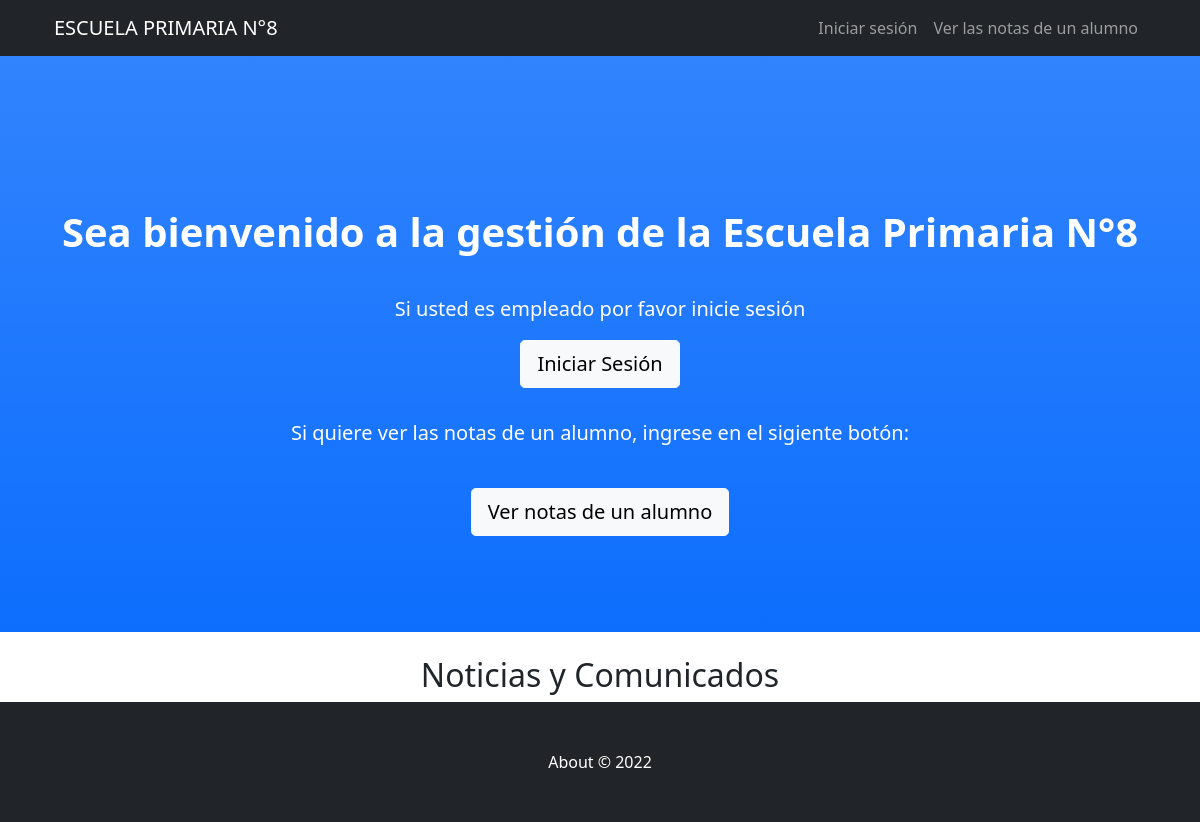
The app's page /, older data.
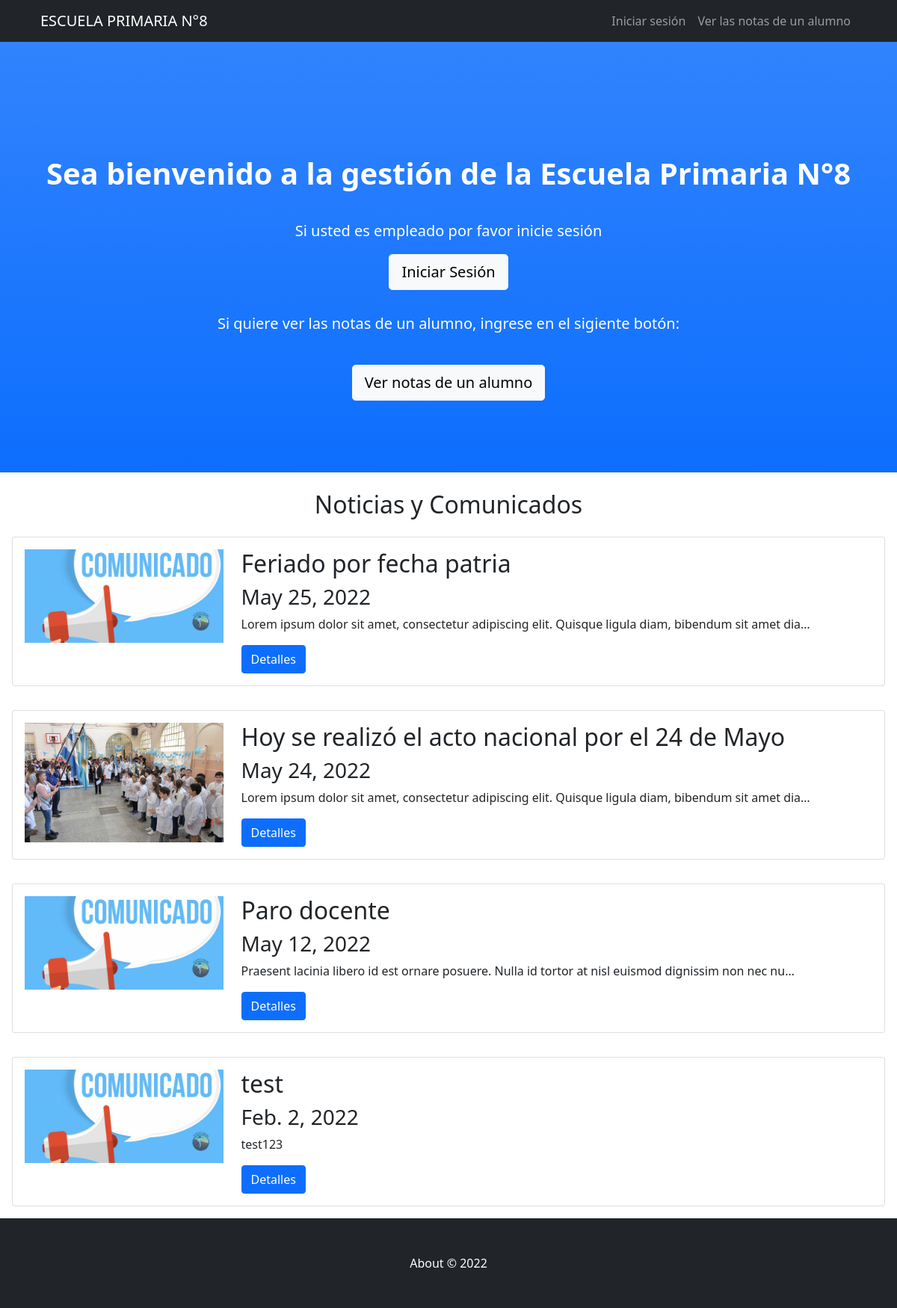
The same page, newer data.
### Blog/models.py (models this page shows)
class Post(models.Model):
    title = models.CharField(max_length=100)
    description = models.TextField()
    image = models.ImageField(upload_to='blog/images')
    date = models.DateField(datetime.date.today)

### AppZero/views.py (the view)
# urls.py: path('', views.inicio, name="Inicio"),
def inicio(request):
    posts = Post.objects.all().order_by('-date')
    return render(request, "AppZero/inicio.html", {'posts': posts})

### AppZero/Templates/AppZero/inicio.html (shortened to what this page needs)
{% extends "AppZero/padre.html" %}
{% load static %}
{% block contenidoAdicional %}
{% if request.user.is_authenticated %}
        <header class="bg-primary bg-gradient text-white ">
        <div class="container px-4 text-center">
            {% if request.user.userprofile.cargo == 'Docente' %}
                <h1 class="fw-bolder ">Sea bienvenido/a {{ user.get_username }}</h1>
                <p>Usted tiene permiso de Docente: puede modificar las notas de los alumnos</p>
                <a class="btn btn-lg btn-light" href="{% url 'VerGrados' %}">Modificar las notas de los alumnos</a>
            {% endif %}
            {% if request.user.userprofile.cargo == 'Preceptor' %}
                <h1 class="fw-bolder ">Sea bienvenido/a {{ user.get_username }}</h1>
                <p>Usted tiene permiso de Preceptor: puede agregar, modificar y borrar alumnos</p>
                <a class="btn btn-lg btn-light" href="{% url 'VerGrados' %}">Ver los cursos</a>
            {% endif %}
            {% if request.user.userprofile.cargo == 'Recursos Humanos' %}
                <h1 class="fw-bolder ">Sea bienvenido/a {{ user.get_username }}</h1>
                <p>Usted tiene permiso de Recursos Humanos: puede agregar, modificar y borrar docentes, personal de limpieza y autoridades</p>
                <a class="btn btn-lg btn-light" href="{% url 'DocentesList' %}">Ver el personal docente</a>
                <a class="btn btn-lg btn-light" href="{% url 'AutoridadesList' %}">Ver autoridades</a>
                <a class="btn btn-lg btn-light" href="{% url 'PersLimpList' %}">Ver el personal de limpieza</a>
            {% endif %}
            {% if request.user.userprofile.cargo == 'Director' %}
            <h1 class="fw-bolder ">Sea bienvenido {{ user.get_username }}</h1>
            <p>Usted tiene todos los permisos</p>
            <a class="btn btn-lg btn-light" href="{% url 'VerGrados' %}">Ver los cursos</a>
            <a class="btn btn-lg btn-light" href="{% url 'DocentesList' %}">Ver el personal docente</a>
            <a class="btn btn-lg btn-light" href="{% url 'AutoridadesList' %}">Ver autoridades</a>
            <a class="btn btn-lg btn-light" href="{% url 'PersLimpList' %}">Ver el personal de limpieza</a>
            {% endif %}
        </div>
        </header>
{% else %}
<header class="bg-primary bg-gradient text-white ">
    <div class="container px-4 text-center">
        <h1 class="fw-bolder ">Sea bienvenido a la gestión de la Escuela Primaria N°8</h1>
        <p class="lead"> <br> Si usted es empleado por favor inicie sesión</p>
        <a class="btn btn-lg btn-light" href="{% url 'Login' %}">Iniciar Sesión</a>
        <p class="lead"> <br> Si quiere ver las notas de un alumno, ingrese en el sigiente botón:</p>
        <br>
        <a class="btn btn-lg btn-light" href="{% url 'BuscarAlumnoDNI' %}">Ver notas de un alumno</a>
    </div>
</header>
{% endif %}
<br>
<h2 class="text-center">Noticias y Comunicados</h2>
{% for post in posts %}
<div class="p-3">
    <div class="card card-body">
        <div class="row">
            <div class="col-3">
                <img src="{{post.image.url}}" alt="{{project.title}}" class="img-fluid">
            </div>
            <div class="col-9">
                <h2>{{post.title}}</h2>
                <h3>{{post.date}}</h3>
                <p>{{post.description|striptags|truncatechars:100}}</p>
                <a href="{% url 'post_detail' post.id %}" class="btn btn-primary">Detalles</a>
            </div>
        </div>
    </div>
</div>
{% endfor %}
{% endblock %}

### AppZero/Templates/AppZero/padre.html (shortened to what this page needs)
<!DOCTYPE html>
<html lang="en">
    <head>
        {% load static %}
        <link href="{% static 'AppZero/css/styles.css'%}" rel="stylesheet" />
    </head>
    <body>
    {% include 'partials/_navbar.html' %}
        {% block contenidoAdicional %}
        {% endblock %}
        <footer class="py-5 bg-dark">
            <div class="container px-4"><p class="m-0 text-center text-white">About &copy; 2022</p></div>
        </footer>
    </body>
</html>

### AppZero/Templates/AppZero/partials/_navbar.html (shortened to what this page needs)
<body id="page-top">
    <nav class="navbar navbar-expand-lg navbar-dark bg-dark sticky -top" id="mainNav">
        <div class="container px-4">
            <a class="navbar-brand text-uppercase" href="{% url 'Inicio' %}">Escuela primaria N°8</a>
            <div class="collapse navbar-collapse" id="navbarResponsive">
                {% if request.user.is_authenticated %}
                    <ul class="navbar-nav ms-auto">
                        {% if request.user.userprofile.cargo == 'Docente' %}
                            <li class="nav-item"><a class="nav-link" href="{% url 'VerGrados' %}">Alumnos</a></li>
                        {% endif %}
                        {% if request.user.userprofile.cargo == 'Preceptor' %}
                        <li class="nav-item"><a class="nav-link" href="{% url 'VerGrados' %}">Cursos</a></li>
                        {% endif %}
                        {% if request.user.userprofile.cargo == 'Recursos Humanos' %}
                            <li class="nav-item"><a class="nav-link" href="{% url 'DocentesList' %}">Docentes</a></li>
                            <li class="nav-item"><a class="nav-link" href="{% url 'AutoridadesList' %}">Autoridades</a></li>
                            <li class="nav-item"><a class="nav-link" href="{% url 'PersLimpList' %}">Personal de limpieza</a></li>
                        {% endif %}
                        {% if request.user.userprofile.cargo == 'Director' %}
                        <li class="nav-item"><a class="nav-link" href="{% url 'VerGrados' %}">Alumnos</a></li>
                        <li class="nav-item"><a class="nav-link" href="{% url 'DocentesList' %}">Docentes</a></li>
                        <li class="nav-item"><a class="nav-link" href="{% url 'AutoridadesList' %}">Autoridades</a></li>
                        <li class="nav-item"><a class="nav-link" href="{% url 'PersLimpList' %}">Personal de limpieza</a></li>
                        {% endif %}
                        <li class="nav-item"><a class="nav-link" href="{% url 'Logout' %}">Cerrar sesión</a></li>
                    </ul>
                {% else %}
                <ul class="navbar-nav ms-auto">
                    <li class="nav-item"><a class="nav-link" href="{% url 'Login' %}">Iniciar sesión</a></li>
                    <li class="nav-item"><a class="nav-link" href="{% url 'BuscarAlumnoDNI' %}">Ver las notas de un alumno</a></li>
                </ul>
                {% endif %}
            </div>
        </div>
    </nav>

Row changes from the older to the newer data that the page shows:
added Post: image (picture), title "Feriado por fecha patria", date "May 25, 2022", description "Lorem ipsum dolor sit amet, consectetur adipiscing elit. Quisque ligula diam, bibendum sit amet dia…"
added Post: image (picture), title "Hoy se realizó el acto nacional por el 24 de Mayo", date "May 24, 2022", description "Lorem ipsum dolor sit amet, consectetur adipiscing elit. Quisque ligula diam, bibendum sit amet dia…"
added Post: image (picture), title "Paro docente", date "May 12, 2022", description "Praesent lacinia libero id est ornare posuere. Nulla id tortor at nisl euismod dignissim non nec nu…"
added Post: image (picture), title "test", date "Feb. 2, 2022", description "test123"
